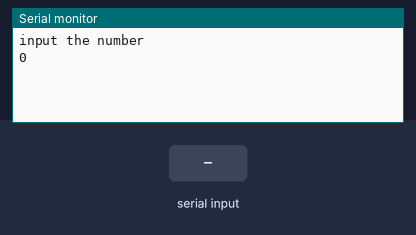
Simulated run of this sketch. Board: Arduino Uno, built with avr-gcc and run on an emulated ATmega328P. Shown: the last lines printed to the serial monitor. Inputs (shaded band) come from the test bench.

Above: at 1.2 s.
1.3 s: "90,45\n" received over Serial
At 2.6 s:
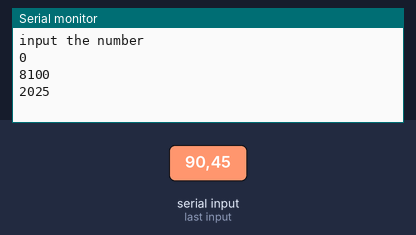
2.8 s: "30,150\n" received over Serial
At 4.5 s:
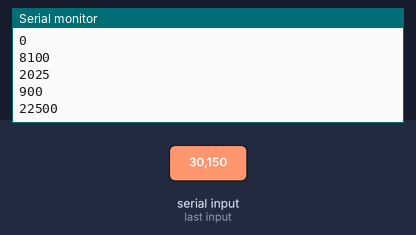
Timing chart, 0 to 6.0 s (numbered marks = the images above; inputs shaded):
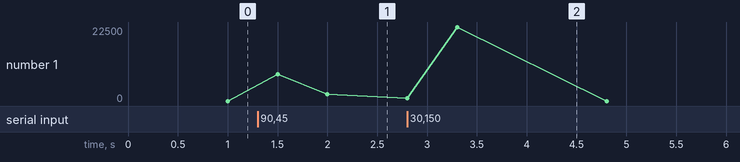

The sketch:

GroupB8.ino
```cpp
void setup() {
  // put your setup code here, to run once:
Serial.begin(9600);  // starts serial communication and the serial port is capable of transferring a maximum of 9600 bits per second
Serial.println("input the number"); //writes data to the serial port
}

void loop() {
  // put your main code here, to run repeatedly:

int input = Serial.parseInt();  // Looks for the next valid integer in the incoming serial. The function terminates if it times out
int inputSquared = sq(input);
Serial.println(int(inputSquared)); // show the difference between println and print
delay(500);
}
```

Measured:
- after the input at 1.3 s, the serial monitor: prints a new line after 0.20 s (image 1)
- after the input at 2.8 s, the serial monitor: prints a new line at once (image 2)
- plotted number 1: 0 → 2025 after the input at 1.3 s
